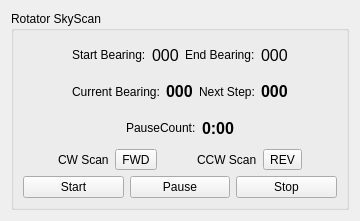
<?xml version="1.0" encoding="UTF-8"?>
<ui version="4.0">
 <class>RotatorSkyScanFrame</class>
 <widget class="QFrame" name="RotatorSkyScanFrame">
  <property name="geometry">
   <rect>
    <x>0</x>
    <y>0</y>
    <width>360</width>
    <height>221</height>
   </rect>
  </property>
  <property name="windowTitle">
   <string notr="true"/>
  </property>
  <layout class="QVBoxLayout" name="verticalLayout_3">
   <item>
    <widget class="QGroupBox" name="skyScanGroupBox">
     <property name="title">
      <string>Rotator SkyScan</string>
     </property>
     <layout class="QVBoxLayout" name="verticalLayout_2">
      <item>
       <layout class="QVBoxLayout" name="verticalLayout">
        <item>
         <layout class="QHBoxLayout" name="horizontalLayout_5">
          <item>
           <spacer name="horizontalSpacer_9">
            <property name="orientation">
             <enum>Qt::Orientation::Horizontal</enum>
            </property>
            <property name="sizeHint" stdset="0">
             <size>
              <width>40</width>
              <height>20</height>
             </size>
            </property>
           </spacer>
          </item>
          <item>
           <widget class="QLabel" name="startBearingLbl">
            <property name="text">
             <string>Start Bearing:</string>
            </property>
           </widget>
          </item>
          <item>
           <widget class="QLabel" name="startBearingDisplay">
            <property name="font">
             <font>
              <pointsize>12</pointsize>
              <bold>false</bold>
             </font>
            </property>
            <property name="text">
             <string>000</string>
            </property>
           </widget>
          </item>
          <item>
           <widget class="QLabel" name="endBearingLbl">
            <property name="text">
             <string>End Bearing:</string>
            </property>
           </widget>
          </item>
          <item>
           <widget class="QLabel" name="endBearingDisplay">
            <property name="font">
             <font>
              <pointsize>12</pointsize>
              <bold>false</bold>
             </font>
            </property>
            <property name="text">
             <string>000</string>
            </property>
           </widget>
          </item>
          <item>
           <spacer name="horizontalSpacer_6">
            <property name="orientation">
             <enum>Qt::Orientation::Horizontal</enum>
            </property>
            <property name="sizeHint" stdset="0">
             <size>
              <width>40</width>
              <height>20</height>
             </size>
            </property>
           </spacer>
          </item>
         </layout>
        </item>
        <item>
         <layout class="QHBoxLayout" name="horizontalLayout_4">
          <item>
           <spacer name="horizontalSpacer_8">
            <property name="orientation">
             <enum>Qt::Orientation::Horizontal</enum>
            </property>
            <property name="sizeHint" stdset="0">
             <size>
              <width>40</width>
              <height>20</height>
             </size>
            </property>
           </spacer>
          </item>
          <item>
           <widget class="QLabel" name="currentBearingLbl">
            <property name="text">
             <string>Current Bearing:</string>
            </property>
           </widget>
          </item>
          <item>
           <widget class="QLabel" name="currentBearingDisplay">
            <property name="font">
             <font>
              <pointsize>12</pointsize>
              <bold>true</bold>
             </font>
            </property>
            <property name="text">
             <string>000</string>
            </property>
           </widget>
          </item>
          <item>
           <widget class="QLabel" name="nextStepLb">
            <property name="text">
             <string>Next Step:</string>
            </property>
           </widget>
          </item>
          <item>
           <widget class="QLabel" name="nextStepDisplayLbl">
            <property name="font">
             <font>
              <pointsize>12</pointsize>
              <bold>true</bold>
             </font>
            </property>
            <property name="text">
             <string>000</string>
            </property>
           </widget>
          </item>
          <item>
           <spacer name="horizontalSpacer_7">
            <property name="orientation">
             <enum>Qt::Orientation::Horizontal</enum>
            </property>
            <property name="sizeHint" stdset="0">
             <size>
              <width>40</width>
              <height>20</height>
             </size>
            </property>
           </spacer>
          </item>
         </layout>
        </item>
        <item>
         <layout class="QHBoxLayout" name="horizontalLayout_3">
          <item>
           <spacer name="horizontalSpacer_4">
            <property name="orientation">
             <enum>Qt::Orientation::Horizontal</enum>
            </property>
            <property name="sizeHint" stdset="0">
             <size>
              <width>40</width>
              <height>20</height>
             </size>
            </property>
           </spacer>
          </item>
          <item>
           <widget class="QLabel" name="pauseCountlbl">
            <property name="text">
             <string>PauseCount:</string>
            </property>
           </widget>
          </item>
          <item>
           <widget class="QLabel" name="pauseCountDisplay">
            <property name="font">
             <font>
              <pointsize>12</pointsize>
              <bold>true</bold>
             </font>
            </property>
            <property name="text">
             <string>0:00</string>
            </property>
           </widget>
          </item>
          <item>
           <spacer name="horizontalSpacer_5">
            <property name="orientation">
             <enum>Qt::Orientation::Horizontal</enum>
            </property>
            <property name="sizeHint" stdset="0">
             <size>
              <width>40</width>
              <height>20</height>
             </size>
            </property>
           </spacer>
          </item>
         </layout>
        </item>
        <item>
         <layout class="QHBoxLayout" name="horizontalLayout_2">
          <item>
           <spacer name="horizontalSpacer_2">
            <property name="orientation">
             <enum>Qt::Orientation::Horizontal</enum>
            </property>
            <property name="sizeHint" stdset="0">
             <size>
              <width>40</width>
              <height>20</height>
             </size>
            </property>
           </spacer>
          </item>
          <item>
           <widget class="QLabel" name="cwScanLabel">
            <property name="text">
             <string>CW Scan</string>
            </property>
           </widget>
          </item>
          <item>
           <widget class="QToolButton" name="forwardScanTb">
            <property name="text">
             <string>FWD</string>
            </property>
           </widget>
          </item>
          <item>
           <spacer name="horizontalSpacer">
            <property name="orientation">
             <enum>Qt::Orientation::Horizontal</enum>
            </property>
            <property name="sizeHint" stdset="0">
             <size>
              <width>40</width>
              <height>20</height>
             </size>
            </property>
           </spacer>
          </item>
          <item>
           <widget class="QLabel" name="ccwScanLabel">
            <property name="text">
             <string>CCW Scan</string>
            </property>
           </widget>
          </item>
          <item>
           <widget class="QToolButton" name="reverseScanTb">
            <property name="text">
             <string>REV</string>
            </property>
           </widget>
          </item>
          <item>
           <spacer name="horizontalSpacer_3">
            <property name="orientation">
             <enum>Qt::Orientation::Horizontal</enum>
            </property>
            <property name="sizeHint" stdset="0">
             <size>
              <width>40</width>
              <height>20</height>
             </size>
            </property>
           </spacer>
          </item>
         </layout>
        </item>
        <item>
         <layout class="QHBoxLayout" name="horizontalLayout">
          <item>
           <widget class="QPushButton" name="skyScanStartPb">
            <property name="text">
             <string>Start</string>
            </property>
           </widget>
          </item>
          <item>
           <widget class="QPushButton" name="skyScanPausePb">
            <property name="text">
             <string>Pause</string>
            </property>
           </widget>
          </item>
          <item>
           <widget class="QPushButton" name="skyScanStopPb">
            <property name="text">
             <string>Stop</string>
            </property>
           </widget>
          </item>
         </layout>
        </item>
       </layout>
      </item>
     </layout>
    </widget>
   </item>
  </layout>
 </widget>
 <resources/>
 <connections/>
</ui>
